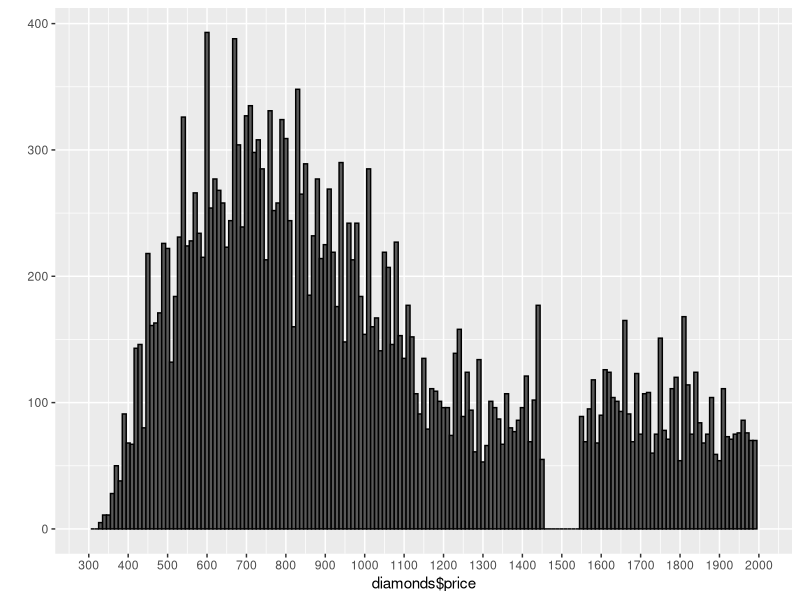
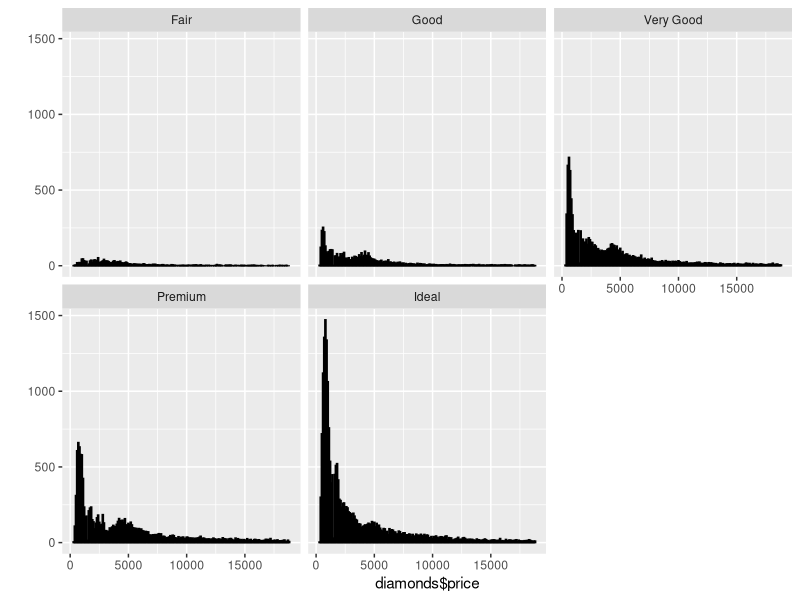

The R source for these figures, in order:
library(ggplot2)
data(diamonds)

data(diamonds)

qplot(data = diamonds, x = diamonds$price, binwidth = 10,
      color = I("black")) +
  scale_x_continuous(limits = c(300, 2000), breaks = seq(300, 2000, 100))

max(diamonds$price)

qplot(data = diamonds, x = diamonds$price, binwidth = 100,
      color = I("black")) +
  facet_wrap(~cut)
